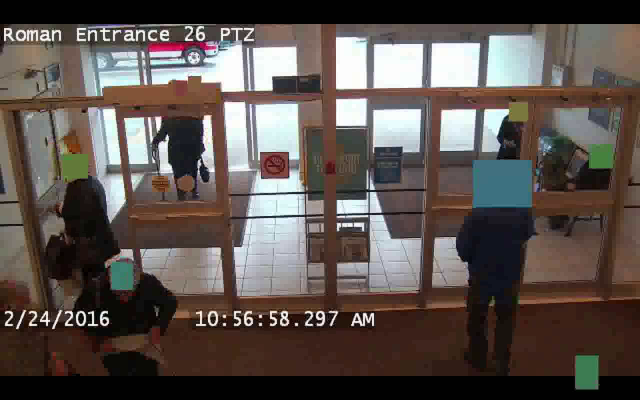
#> input picture frame 25 of track_kalman.mp4, 1280 x 800 px, given in place of peopleWalking.mov, which was not available (shown at 1/2 size)
$ python trafficCounter.py   (older library calls are emulated)
#> lines starting #> are read from the running program, lines starting #| are printed output that depends on the picture; after the words box and inside, x2 and y2 are one past the last pixel; in counts of white or black regions, pixels touching at a corner belong together; pictures that were not available may be replaced by others from this repository, and a replacement may not be noted
##Contador de personas
##Federico Mejia
import numpy as np
import cv2
import Person
import time

#Contadores de entrada y salida
cnt_up   = 0
cnt_down = 0

#Fuente de video
#cap = cv2.VideoCapture(0)
# people counter
cap = cv2.VideoCapture('peopleWalking.mov')

#Video Properties
##cap.set(3,160) #Width
##cap.set(4,120) #Height

#Prints the capture properties to console
for i in range(19):
    print(i, cap.get(i))

w = cap.get(3)
h = cap.get(4)
frameArea = h*w
areaTH = frameArea/250
print('Area Threshold', areaTH)

#Input / output lines
line_up = int(2*(h/5))
line_down   = int(3*(h/5))

up_limit =   int(1*(h/5))
down_limit = int(4*(h/5))

print("Red line y:",str(line_down))
print("Blue line y:", str(line_up))
line_down_color = (255,0,0)
line_up_color = (0,0,255)
pt1 =  [0, line_down];
pt2 =  [w, line_down];
pts_L1 = np.array([pt1,pt2], np.int32)
pts_L1 = pts_L1.reshape((-1,1,2))
pt3 =  [0, line_up];
pt4 =  [w, line_up];
pts_L2 = np.array([pt3,pt4], np.int32)
pts_L2 = pts_L2.reshape((-1,1,2))

pt5 =  [0, up_limit];
pt6 =  [w, up_limit];
pts_L3 = np.array([pt5,pt6], np.int32)
pts_L3 = pts_L3.reshape((-1,1,2))
pt7 =  [0, down_limit];
pt8 =  [w, down_limit];
pts_L4 = np.array([pt7,pt8], np.int32)
pts_L4 = pts_L4.reshape((-1,1,2))

#Background subtractor
fgbg = cv2.createBackgroundSubtractorMOG2(detectShadows = True)

#Structural elements for morphogic filters
kernelOp = np.ones((3,3),np.uint8)
kernelOp2 = np.ones((5,5),np.uint8)
kernelCl = np.ones((11,11),np.uint8)

#Variables
font = cv2.FONT_HERSHEY_SIMPLEX
persons = []
max_p_age = 5
pid = 1

while(cap.isOpened()):
##for image in camera.capture_continuous(rawCapture, format="bgr", use_video_port=True):
    #Read an image of the video source
    ret, frame = cap.read()
#> frame is the input picture: shape (800, 1280, 3); mean B, G, R 78.3, 83.1, 92.4
##    frame = image.array

    for i in persons:
        i.age_one() #age every person one frame
    #########################
    #   Pre-Processig   #
    #########################

    #Apply subtraction of background
    fgmask = fgbg.apply(frame)
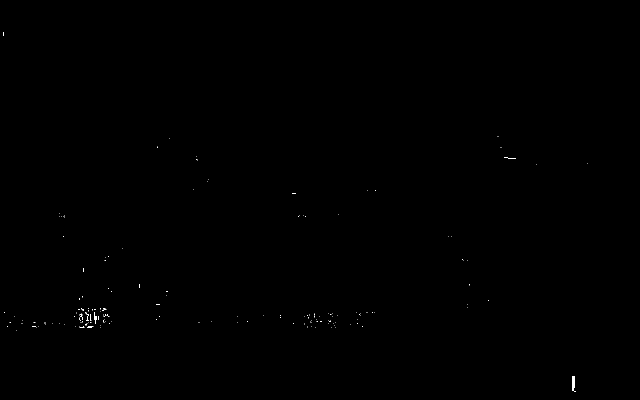
#> fgmask: shape (800, 1280) (shown at 1/2 size); values 127 (black) and 255 (white), 0.07% white in thin lines or dots, all inside (x1, y1, x2, y2) = (6, 64, 1176, 784)
    fgmask2 = fgbg.apply(frame)
#> fgmask2: shape (800, 1280); every value is 0

    #Binary to remove shadows (gray color)
    try:
        ret,imBin= cv2.threshold(fgmask,200,255,cv2.THRESH_BINARY)
        ret,imBin2 = cv2.threshold(fgmask2,200,255,cv2.THRESH_BINARY)
        #Opening (erode->dilate) para quitar ruido.
        mask = cv2.morphologyEx(imBin, cv2.MORPH_OPEN, kernelOp)
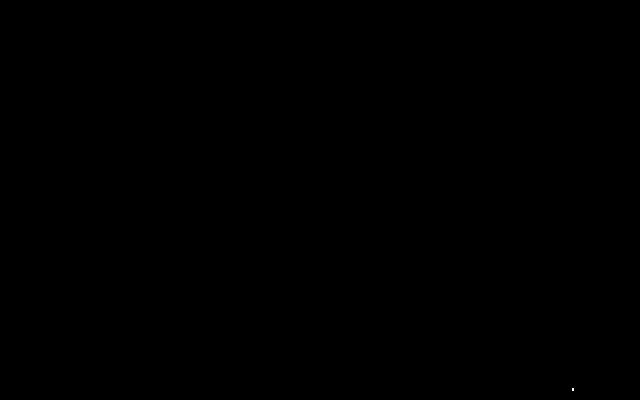
#> mask: shape (800, 1280) (shown at 1/2 size); 0% white; 1 white region, box (x1, y1, x2, y2) and area: (1144, 776, 1148, 782) 24
        mask2 = cv2.morphologyEx(imBin2, cv2.MORPH_OPEN, kernelOp)
        #Closing (dilate -> erode) para juntar regiones blancas.
        mask =  cv2.morphologyEx(mask , cv2.MORPH_CLOSE, kernelCl)
        mask2 = cv2.morphologyEx(mask2, cv2.MORPH_CLOSE, kernelCl)
    except:
        print('EOF')
        print('UP:',cnt_up)
        print('DOWN:',cnt_down)
        break
    #################
    #   CONTOURS   #
    #################

    # RETR_EXTERNAL returns only extreme outer flags. All child contours are left behind.
    _, contours0, hierarchy = cv2.findContours(mask2,cv2.RETR_EXTERNAL,cv2.CHAIN_APPROX_SIMPLE)
#> contours0 = []
    for cnt in contours0:
        area = cv2.contourArea(cnt)
        if area > areaTH:
            #################
            #   TRACKING    #
            #################

            #Missing conditions for multipersons, outputs and screen inputs are missing.

            M = cv2.moments(cnt)
            cx = int(M['m10']/M['m00'])
            cy = int(M['m01']/M['m00'])
            x,y,w,h = cv2.boundingRect(cnt)

            new = True
            if cy in range(up_limit,down_limit):
                for i in persons:
                    if abs(cx-i.getX()) <= w and abs(cy-i.getY()) <= h:
                        # the object is near one already detected before
                        new = False
                        i.updateCoords(cx,cy)   #update coordinates in the object and resets age
                        if i.going_UP(line_down,line_up) == True:
                            cnt_up += 1;
                            print("ID:",i.getId(),'crossed going up at',time.strftime("%c"))
                        elif i.going_DOWN(line_down,line_up) == True:
                            cnt_down += 1;
                            print("ID:",i.getId(),'crossed going down at',time.strftime("%c"))
                        break
                    if i.getState() == '1':
                        if i.getDir() == 'down' and i.getY() > down_limit:
                            i.setDone()
                        elif i.getDir() == 'up' and i.getY() < up_limit:
                            i.setDone()
                    if i.timedOut():
                        #remove from the list persons
                        index = persons.index(i)
                        persons.pop(index)
                        del i     #free i memory
                if new == True:
                    p = Person.MyPerson(pid,cx,cy, max_p_age)
                    persons.append(p)
                    pid += 1
            #################
            #   DRAWINGS     #
            #################
            cv2.circle(frame,(cx,cy), 5, (0,0,255), -1)
            img = cv2.rectangle(frame,(x,y),(x+w,y+h),(0,255,0),2)
#> this loop made 0 passes
#> after the loop, cnt_down = 0; cnt_up = 0; persons = []; pid = 1
            #cv2.drawContours(frame, cnt, -1, (0,255,0), 3)

    #END for cnt in contours0

    #########################
    # DRAWING TRAJECTORIES  #
    #########################
    for i in persons:
# [6 lines of commented-out code are left out]
        cv2.putText(frame, str(i.getId()),(i.getX(),i.getY()),font,0.3,i.getRGB(),1,cv2.LINE_AA)

    #################
    #   IMAGES    #
    #################
    str_up = 'UP: '+ str(cnt_up)
#> str_up = 'UP: 0'
    str_down = 'DOWN: '+ str(cnt_down)
#> str_down = 'DOWN: 0'
    frame = cv2.polylines(frame,[pts_L1],False,line_down_color,thickness=2)
    frame = cv2.polylines(frame,[pts_L2],False,line_up_color,thickness=2)
    frame = cv2.polylines(frame,[pts_L3],False,(255,255,255),thickness=1)
    frame = cv2.polylines(frame,[pts_L4],False,(255,255,255),thickness=1)
    cv2.putText(frame, str_up ,(10,40),font,0.5,(255,255,255),2,cv2.LINE_AA)
    cv2.putText(frame, str_up ,(10,40),font,0.5,(0,0,255),1,cv2.LINE_AA)
#> frame: shape (800, 1280, 3); mean B, G, R 79.1, 82.8, 93.1
    cv2.putText(frame, str_down ,(10,90),font,0.5,(255,255,255),2,cv2.LINE_AA)
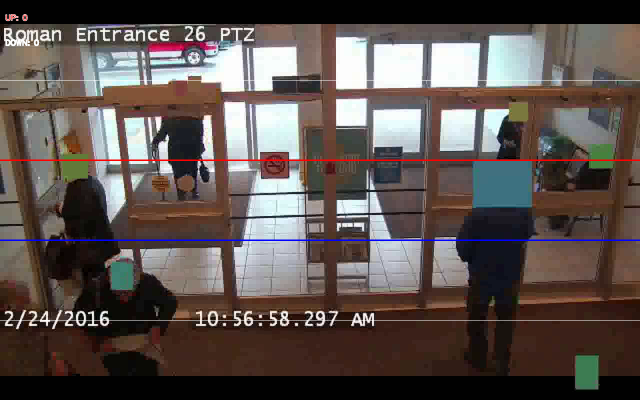
#> frame: shape (800, 1280, 3) (shown at 1/2 size); mean B, G, R 79.2, 82.9, 93.1
    cv2.putText(frame, str_down ,(10,90),font,0.5,(255,0,0),1,cv2.LINE_AA)
#> frame: shape (800, 1280, 3); 0.05% of pixels changed, all inside (x1, y1, x2, y2) = (11, 78, 78, 92)

    cv2.imshow('Frame',frame)
    #cv2.imshow('Mask',mask)

    #pre-set ESC to exit
    k = cv2.waitKey(30) & 0xff
#> (key Esc is pressed here)
    if k == 27:
        break
#END while(cap.isOpened())

#################
#   CLEANING    #
#################
cap.release()
cv2.destroyAllWindows()

$ run again, starting later in the video
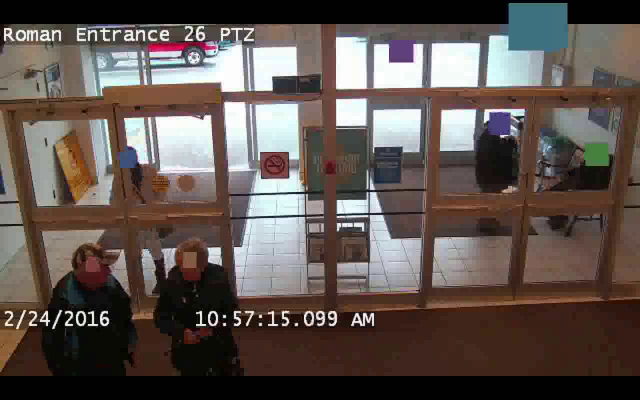
#> input picture frame 112 of track_kalman.mp4, 1280 x 800 px, given in place of peopleWalking.mov, which was not available (shown at 1/2 size)
#> frame is the input picture: shape (800, 1280, 3); mean B, G, R 80.1, 85.1, 95.9
#> `fgmask = fgbg.apply(frame)`:
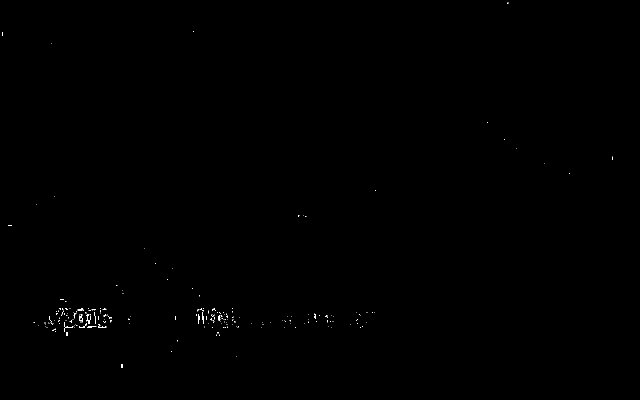
#> fgmask: shape (800, 1280) (shown at 1/2 size); values 127 (black) and 255 (white), 0.11% white in thin lines or dots, all inside (x1, y1, x2, y2) = (5, 5, 1225, 736)
#> fgmask2: shape (800, 1280); every value is 0
#> mask: shape (800, 1280); 0% white; 3 white regions (2 under 20 px), largest, box (x1, y1, x2, y2) and area: (243, 728, 246, 736) 24
#> contours0 = []
#> after the loop `for cnt in contours0:`: cnt_down = 0; persons = []; pid = 1
#> str_up = 'UP: 0'
#> str_down = 'DOWN: 0'
#> `cv2.putText(frame, str_down ,(10,90),font,0.5,(255,255,255),2,cv2.LINE..`:
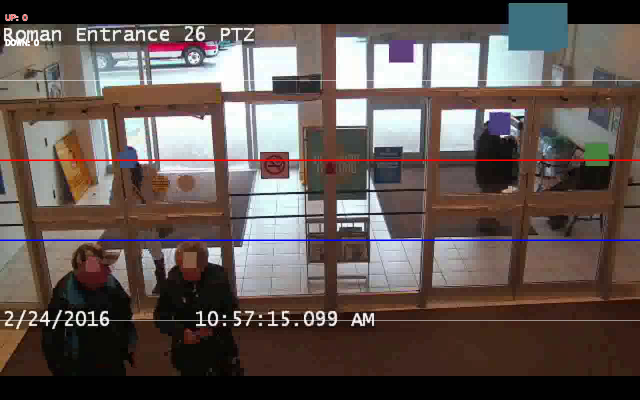
#> frame: shape (800, 1280, 3) (shown at 1/2 size); mean B, G, R 80.8, 84.8, 96.5

$ run again, starting later in the video
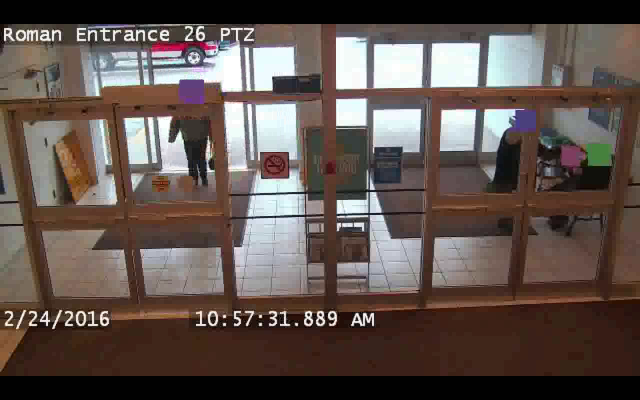
#> input picture frame 200 of track_kalman.mp4, 1280 x 800 px, given in place of peopleWalking.mov, which was not available (shown at 1/2 size)
#> frame is the input picture: shape (800, 1280, 3); mean B, G, R 78.3, 83.8, 96.8
#> fgmask: shape (800, 1280); values 127 (black) and 255 (white), 0.02% white in thin lines or dots, all inside (x1, y1, x2, y2) = (63, 56, 1103, 656)
#> fgmask2: shape (800, 1280); every value is 0
#> contours0 = []
#> after the loop `for cnt in contours0:`: cnt_down = 0; persons = []; pid = 1
#> str_up = 'UP: 0'
#> str_down = 'DOWN: 0'
#> `cv2.putText(frame, str_down ,(10,90),font,0.5,(255,255,255),2,cv2.LINE..`:
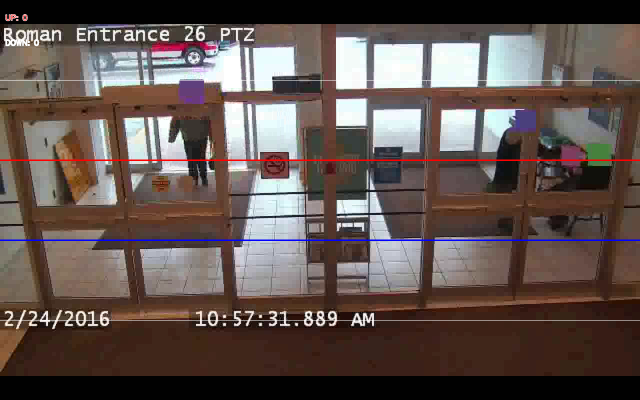
#> frame: shape (800, 1280, 3) (shown at 1/2 size); mean B, G, R 79.1, 83.6, 97.4
